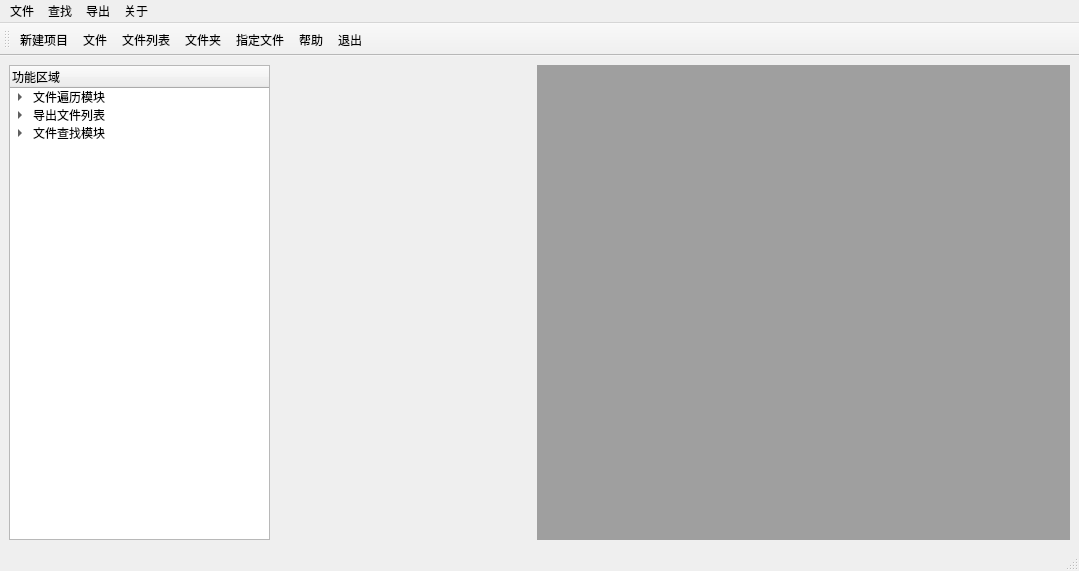
<?xml version="1.0" encoding="UTF-8"?>
<ui version="4.0">
 <class>MainWindow</class>
 <widget class="QMainWindow" name="MainWindow">
  <property name="geometry">
   <rect>
    <x>0</x>
    <y>0</y>
    <width>1079</width>
    <height>571</height>
   </rect>
  </property>
  <property name="sizePolicy">
   <sizepolicy hsizetype="Preferred" vsizetype="Preferred">
    <horstretch>0</horstretch>
    <verstretch>2</verstretch>
   </sizepolicy>
  </property>
  <property name="font">
   <font>
    <family>Microsoft YaHei</family>
    <pointsize>9</pointsize>
   </font>
  </property>
  <property name="acceptDrops">
   <bool>true</bool>
  </property>
  <property name="windowTitle">
   <string>文件管理系统</string>
  </property>
  <property name="windowIcon">
   <iconset>
    <normaloff>../images/file.png</normaloff>../images/file.png</iconset>
  </property>
  <widget class="QWidget" name="centralwidget">
   <layout class="QVBoxLayout" name="verticalLayout_4">
    <item>
     <layout class="QVBoxLayout" name="verticalLayout">
      <item>
       <layout class="QHBoxLayout" name="horizontalLayout">
        <item>
         <widget class="QTreeWidget" name="treeWidget">
          <property name="minimumSize">
           <size>
            <width>200</width>
            <height>0</height>
           </size>
          </property>
          <property name="font">
           <font>
            <family>Microsoft YaHei</family>
            <pointsize>9</pointsize>
           </font>
          </property>
          <column>
           <property name="text">
            <string>功能区域</string>
           </property>
          </column>
          <item>
           <property name="text">
            <string>文件遍历模块</string>
           </property>
           <item>
            <property name="text">
             <string>搜索重复文件</string>
            </property>
           </item>
           <item>
            <property name="text">
             <string>重复内容比对</string>
            </property>
           </item>
          </item>
          <item>
           <property name="text">
            <string>导出文件列表</string>
           </property>
           <item>
            <property name="text">
             <string>导出</string>
            </property>
           </item>
          </item>
          <item>
           <property name="text">
            <string>文件查找模块</string>
           </property>
           <item>
            <property name="text">
             <string>关键词查找</string>
            </property>
           </item>
          </item>
         </widget>
        </item>
        <item>
         <spacer name="horizontalSpacer_2">
          <property name="orientation">
           <enum>Qt::Horizontal</enum>
          </property>
          <property name="sizeHint" stdset="0">
           <size>
            <width>40</width>
            <height>20</height>
           </size>
          </property>
         </spacer>
        </item>
        <item>
         <widget class="QMdiArea" name="mdiArea">
          <property name="minimumSize">
           <size>
            <width>0</width>
            <height>0</height>
           </size>
          </property>
         </widget>
        </item>
        <item>
         <spacer name="horizontalSpacer">
          <property name="orientation">
           <enum>Qt::Horizontal</enum>
          </property>
          <property name="sizeType">
           <enum>QSizePolicy::Minimum</enum>
          </property>
          <property name="sizeHint" stdset="0">
           <size>
            <width>0</width>
            <height>0</height>
           </size>
          </property>
         </spacer>
        </item>
       </layout>
      </item>
     </layout>
    </item>
   </layout>
  </widget>
  <widget class="QMenuBar" name="menubar">
   <property name="geometry">
    <rect>
     <x>0</x>
     <y>0</y>
     <width>570</width>
     <height>23</height>
    </rect>
   </property>
   <widget class="QMenu" name="File">
    <property name="title">
     <string>文件</string>
    </property>
    <widget class="QMenu" name="Add">
     <property name="font">
      <font>
       <family>Microsoft JhengHei</family>
       <pointsize>9</pointsize>
      </font>
     </property>
     <property name="title">
      <string>添加</string>
     </property>
     <addaction name="addFile"/>
     <addaction name="addFolder"/>
    </widget>
    <addaction name="newProject"/>
    <addaction name="Add"/>
   </widget>
   <widget class="QMenu" name="Find">
    <property name="title">
     <string>查找</string>
    </property>
    <addaction name="searchDup"/>
    <addaction name="searchDiff"/>
    <addaction name="searchFile"/>
   </widget>
   <widget class="QMenu" name="About">
    <property name="title">
     <string>关于</string>
    </property>
    <addaction name="help"/>
    <addaction name="exit"/>
   </widget>
   <widget class="QMenu" name="Output">
    <property name="title">
     <string>导出</string>
    </property>
    <addaction name="outList"/>
   </widget>
   <addaction name="File"/>
   <addaction name="Find"/>
   <addaction name="Output"/>
   <addaction name="About"/>
  </widget>
  <widget class="QStatusBar" name="statusbar"/>
  <widget class="QToolBar" name="toolBar">
   <property name="sizePolicy">
    <sizepolicy hsizetype="Preferred" vsizetype="Preferred">
     <horstretch>0</horstretch>
     <verstretch>0</verstretch>
    </sizepolicy>
   </property>
   <property name="windowTitle">
    <string>toolBar</string>
   </property>
   <attribute name="toolBarArea">
    <enum>TopToolBarArea</enum>
   </attribute>
   <attribute name="toolBarBreak">
    <bool>false</bool>
   </attribute>
   <addaction name="newProject"/>
   <addaction name="addFile"/>
   <addaction name="outList"/>
   <addaction name="addFolder"/>
   <addaction name="searchFile"/>
   <addaction name="help"/>
   <addaction name="exit"/>
  </widget>
  <action name="actionfg">
   <property name="text">
    <string>精确查找</string>
   </property>
  </action>
  <action name="actiondfg">
   <property name="text">
    <string>模糊查找</string>
   </property>
  </action>
  <action name="searchDup">
   <property name="icon">
    <iconset>
     <normaloff>images/find.png</normaloff>images/find.png</iconset>
   </property>
   <property name="text">
    <string>重复文件</string>
   </property>
   <property name="font">
    <font>
     <family>Microsoft YaHei</family>
     <pointsize>9</pointsize>
    </font>
   </property>
  </action>
  <action name="actionjingqu">
   <property name="text">
    <string>精确搜索</string>
   </property>
  </action>
  <action name="actionmohu">
   <property name="text">
    <string>模糊搜索</string>
   </property>
  </action>
  <action name="outList">
   <property name="icon">
    <iconset>
     <normaloff>images/output.png</normaloff>images/output.png</iconset>
   </property>
   <property name="text">
    <string>文件列表</string>
   </property>
   <property name="font">
    <font>
     <family>Microsoft YaHei</family>
     <pointsize>9</pointsize>
    </font>
   </property>
  </action>
  <action name="searchNull">
   <property name="text">
    <string>空文件</string>
   </property>
   <property name="font">
    <font>
     <family>Microsoft YaHei</family>
     <pointsize>9</pointsize>
    </font>
   </property>
  </action>
  <action name="searchDiff">
   <property name="text">
    <string>重复内容比对</string>
   </property>
   <property name="font">
    <font>
     <family>Microsoft YaHei</family>
     <pointsize>9</pointsize>
    </font>
   </property>
  </action>
  <action name="actionwenjian">
   <property name="text">
    <string>文件</string>
   </property>
  </action>
  <action name="actionwen">
   <property name="text">
    <string>文件夹</string>
   </property>
  </action>
  <action name="addFile">
   <property name="icon">
    <iconset>
     <normaloff>images/new.png</normaloff>images/new.png</iconset>
   </property>
   <property name="text">
    <string>文件</string>
   </property>
  </action>
  <action name="addFolder">
   <property name="icon">
    <iconset>
     <normaloff>images/add.png</normaloff>images/add.png</iconset>
   </property>
   <property name="text">
    <string>文件夹</string>
   </property>
  </action>
  <action name="newProject">
   <property name="icon">
    <iconset>
     <normaloff>images/file1.png</normaloff>images/file1.png</iconset>
   </property>
   <property name="text">
    <string>新建项目</string>
   </property>
   <property name="font">
    <font>
     <family>Microsoft YaHei</family>
     <pointsize>9</pointsize>
    </font>
   </property>
  </action>
  <action name="help">
   <property name="icon">
    <iconset>
     <normaloff>images/help.png</normaloff>images/help.png</iconset>
   </property>
   <property name="text">
    <string>帮助</string>
   </property>
   <property name="font">
    <font>
     <family>Microsoft YaHei</family>
     <pointsize>9</pointsize>
    </font>
   </property>
  </action>
  <action name="exit">
   <property name="icon">
    <iconset>
     <normaloff>images/exit.jpeg</normaloff>images/exit.jpeg</iconset>
   </property>
   <property name="text">
    <string>退出</string>
   </property>
   <property name="font">
    <font>
     <family>Microsoft YaHei</family>
     <pointsize>9</pointsize>
    </font>
   </property>
  </action>
  <action name="searchFile">
   <property name="icon">
    <iconset>
     <normaloff>images/find.png</normaloff>images/find.png</iconset>
   </property>
   <property name="text">
    <string>指定文件</string>
   </property>
   <property name="font">
    <font>
     <family>Microsoft YaHei</family>
     <pointsize>9</pointsize>
    </font>
   </property>
  </action>
 </widget>
 <resources/>
 <connections/>
</ui>
